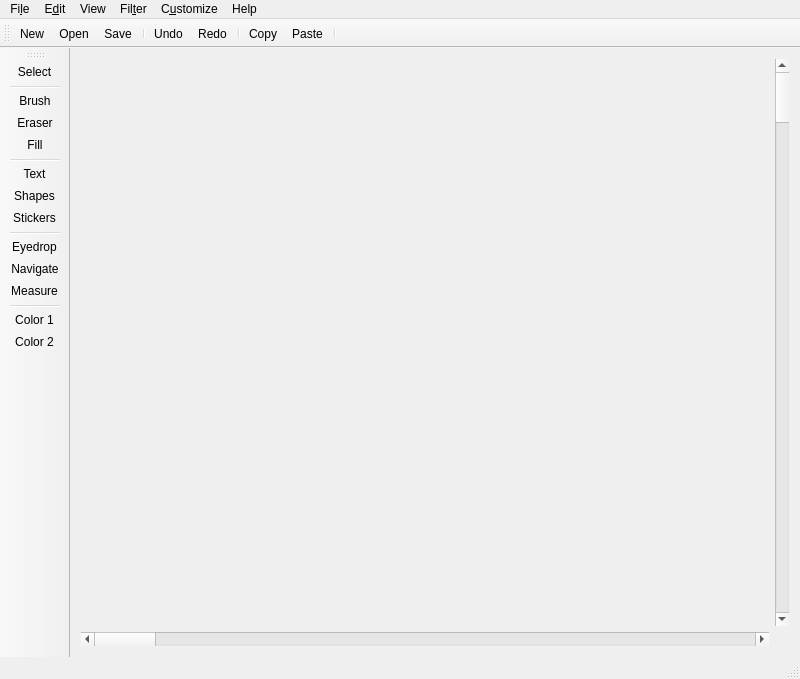
<?xml version="1.0" encoding="UTF-8"?>
<ui version="4.0">
 <class>DocumentView</class>
 <widget class="QMainWindow" name="DocumentView">
  <property name="geometry">
   <rect>
    <x>0</x>
    <y>0</y>
    <width>800</width>
    <height>679</height>
   </rect>
  </property>
  <property name="sizePolicy">
   <sizepolicy hsizetype="Preferred" vsizetype="Minimum">
    <horstretch>0</horstretch>
    <verstretch>0</verstretch>
   </sizepolicy>
  </property>
  <property name="windowTitle">
   <string>Addle</string>
  </property>
  <widget class="QWidget" name="centralWidget">
   <layout class="QGridLayout" name="gridLayout_4">
    <item row="0" column="0">
     <layout class="QGridLayout" name="viewPortLayout">
      <item row="0" column="1">
       <widget class="QScrollBar" name="viewPortVerticalScrollBar">
        <property name="orientation">
         <enum>Qt::Vertical</enum>
        </property>
       </widget>
      </item>
      <item row="1" column="0">
       <widget class="QScrollBar" name="viewPortHorizontalScrollBar">
        <property name="orientation">
         <enum>Qt::Horizontal</enum>
        </property>
       </widget>
      </item>
     </layout>
    </item>
   </layout>
  </widget>
  <widget class="QMenuBar" name="menuBar">
   <property name="geometry">
    <rect>
     <x>0</x>
     <y>0</y>
     <width>800</width>
     <height>30</height>
    </rect>
   </property>
   <widget class="QMenu" name="menuFile">
    <property name="title">
     <string>Fi&amp;le</string>
    </property>
    <addaction name="actionNew"/>
    <addaction name="actionOpen"/>
    <addaction name="actionSave"/>
    <addaction name="actionSave_As"/>
    <addaction name="separator"/>
    <addaction name="actionPrint"/>
   </widget>
   <widget class="QMenu" name="menuEdit">
    <property name="title">
     <string>E&amp;dit</string>
    </property>
    <addaction name="actionUndo"/>
    <addaction name="actionRedo"/>
    <addaction name="separator"/>
    <addaction name="actionCopy"/>
    <addaction name="actionCut"/>
    <addaction name="actionPaste"/>
    <addaction name="actionPaste_as_Layer"/>
    <addaction name="actionDelete"/>
    <addaction name="separator"/>
    <addaction name="actionImport"/>
    <addaction name="actionExport"/>
    <addaction name="separator"/>
    <addaction name="actionScale_Rotate"/>
    <addaction name="actionCrop_to_Selection"/>
   </widget>
   <widget class="QMenu" name="menuView">
    <property name="title">
     <string>View</string>
    </property>
    <addaction name="separator"/>
    <addaction name="actionAdvanced_Tools"/>
    <addaction name="actionLayers_2"/>
    <addaction name="actionColor_Pallete"/>
   </widget>
   <widget class="QMenu" name="menuHelp">
    <property name="title">
     <string>Help</string>
    </property>
    <addaction name="actionHelp"/>
    <addaction name="actionAbout"/>
   </widget>
   <widget class="QMenu" name="menuFilter">
    <property name="title">
     <string>Fil&amp;ter</string>
    </property>
    <addaction name="actionInvert_colors"/>
    <addaction name="actionBlur"/>
    <addaction name="actionSharpen"/>
    <addaction name="actionHLS_Adjust"/>
    <addaction name="actionBrightness_Contrast"/>
   </widget>
   <widget class="QMenu" name="menuCustomize">
    <property name="title">
     <string>C&amp;ustomize</string>
    </property>
    <addaction name="actionSticker_Packs"/>
    <addaction name="actionColor_Palettes"/>
    <addaction name="separator"/>
    <addaction name="actionPreferences_2"/>
   </widget>
   <addaction name="menuFile"/>
   <addaction name="menuEdit"/>
   <addaction name="menuView"/>
   <addaction name="menuFilter"/>
   <addaction name="menuCustomize"/>
   <addaction name="menuHelp"/>
  </widget>
  <widget class="QStatusBar" name="statusBar"/>
  <widget class="QToolBar" name="toolBar">
   <property name="windowTitle">
    <string>toolBar</string>
   </property>
   <attribute name="toolBarArea">
    <enum>TopToolBarArea</enum>
   </attribute>
   <attribute name="toolBarBreak">
    <bool>false</bool>
   </attribute>
   <addaction name="actionNew"/>
   <addaction name="actionOpen"/>
   <addaction name="actionSave"/>
   <addaction name="separator"/>
   <addaction name="actionUndo"/>
   <addaction name="actionRedo"/>
   <addaction name="separator"/>
   <addaction name="actionCopy"/>
   <addaction name="actionPaste"/>
   <addaction name="separator"/>
  </widget>
  <widget class="QToolBar" name="toolBar_3">
   <property name="windowTitle">
    <string>toolBar_3</string>
   </property>
   <attribute name="toolBarArea">
    <enum>LeftToolBarArea</enum>
   </attribute>
   <attribute name="toolBarBreak">
    <bool>false</bool>
   </attribute>
   <addaction name="action_toolselect_select"/>
   <addaction name="separator"/>
   <addaction name="action_toolselect_brush"/>
   <addaction name="action_toolselect_eraser"/>
   <addaction name="action_toolselect_fill"/>
   <addaction name="separator"/>
   <addaction name="action_toolselect_text"/>
   <addaction name="action_toolselect_shapes"/>
   <addaction name="action_toolselect_stickers"/>
   <addaction name="separator"/>
   <addaction name="action_toolselect_eyedrop"/>
   <addaction name="action_toolselect_navigate"/>
   <addaction name="action_toolselect_measure"/>
   <addaction name="separator"/>
   <addaction name="action_Color_1"/>
   <addaction name="actionColor_2"/>
  </widget>
  <action name="actionUndo">
   <property name="text">
    <string>&amp;Undo</string>
   </property>
  </action>
  <action name="actionRedo">
   <property name="text">
    <string>&amp;Redo</string>
   </property>
  </action>
  <action name="actionCopy">
   <property name="text">
    <string>&amp;Copy</string>
   </property>
  </action>
  <action name="actionCut">
   <property name="text">
    <string>Cut</string>
   </property>
  </action>
  <action name="actionPaste">
   <property name="text">
    <string>&amp;Paste</string>
   </property>
  </action>
  <action name="actionNew">
   <property name="text">
    <string>&amp;New</string>
   </property>
  </action>
  <action name="actionOpen">
   <property name="text">
    <string>&amp;Open</string>
   </property>
  </action>
  <action name="actionSave">
   <property name="text">
    <string>&amp;Save</string>
   </property>
  </action>
  <action name="actionSave_As">
   <property name="text">
    <string>Sa&amp;ve As</string>
   </property>
  </action>
  <action name="actionPreferences">
   <property name="text">
    <string>Preferences</string>
   </property>
  </action>
  <action name="actionPreferences_2">
   <property name="text">
    <string>Pr&amp;eferences...</string>
   </property>
  </action>
  <action name="actionReset">
   <property name="text">
    <string>&amp;Reset View</string>
   </property>
  </action>
  <action name="actionReset_Rotation">
   <property name="text">
    <string>R&amp;eset Rotation</string>
   </property>
  </action>
  <action name="actionZoom_to_Fit">
   <property name="text">
    <string>&amp;Zoom to Fit</string>
   </property>
  </action>
  <action name="action_turntableCcw">
   <property name="text">
    <string>Rotate Left</string>
   </property>
  </action>
  <action name="action_turntableCw">
   <property name="text">
    <string>Rotate Right</string>
   </property>
  </action>
  <action name="action_toolselect_brush">
   <property name="checkable">
    <bool>false</bool>
   </property>
   <property name="text">
    <string>Brush</string>
   </property>
  </action>
  <action name="action_toolselect_shapes">
   <property name="checkable">
    <bool>false</bool>
   </property>
   <property name="text">
    <string>Shapes</string>
   </property>
  </action>
  <action name="action_toolselect_select">
   <property name="checkable">
    <bool>false</bool>
   </property>
   <property name="text">
    <string>Select</string>
   </property>
  </action>
  <action name="actionHelp">
   <property name="text">
    <string>&amp;Help</string>
   </property>
  </action>
  <action name="actionAbout">
   <property name="text">
    <string>&amp;About</string>
   </property>
  </action>
  <action name="action_toolselect_eraser">
   <property name="checkable">
    <bool>false</bool>
   </property>
   <property name="text">
    <string>Eraser</string>
   </property>
  </action>
  <action name="actionNavigat">
   <property name="text">
    <string>&amp;Navigator</string>
   </property>
  </action>
  <action name="actionLayers">
   <property name="text">
    <string>&amp;Layers</string>
   </property>
  </action>
  <action name="actionColor_Wheel">
   <property name="text">
    <string>&amp;Colors</string>
   </property>
  </action>
  <action name="actionCrop">
   <property name="text">
    <string>Crop</string>
   </property>
  </action>
  <action name="action_toolselect_navigate">
   <property name="checkable">
    <bool>false</bool>
   </property>
   <property name="text">
    <string>Navigate</string>
   </property>
  </action>
  <action name="action_toolselect_measure">
   <property name="checkable">
    <bool>false</bool>
   </property>
   <property name="text">
    <string>Measure</string>
   </property>
  </action>
  <action name="action_toolselect_fill">
   <property name="checkable">
    <bool>false</bool>
   </property>
   <property name="text">
    <string>Fill</string>
   </property>
  </action>
  <action name="action_toolselect_text">
   <property name="checkable">
    <bool>false</bool>
   </property>
   <property name="text">
    <string>Text</string>
   </property>
  </action>
  <action name="action_toolselect_eyedrop">
   <property name="checkable">
    <bool>false</bool>
   </property>
   <property name="text">
    <string>Eyedrop</string>
   </property>
  </action>
  <action name="actionImport">
   <property name="text">
    <string>&amp;Import...</string>
   </property>
  </action>
  <action name="actionExport">
   <property name="text">
    <string>&amp;Export...</string>
   </property>
  </action>
  <action name="actionPaste_as_Layer">
   <property name="text">
    <string>Paste as &amp;Layer</string>
   </property>
  </action>
  <action name="actionPrint">
   <property name="text">
    <string>&amp;Print</string>
   </property>
  </action>
  <action name="actionAdvanced_Tools">
   <property name="text">
    <string>&amp;Navigator</string>
   </property>
  </action>
  <action name="actionInvert_colors">
   <property name="text">
    <string>&amp;Invert colors</string>
   </property>
  </action>
  <action name="actionBlur">
   <property name="text">
    <string>&amp;Blur</string>
   </property>
  </action>
  <action name="actionSharpen">
   <property name="text">
    <string>&amp;Sharpen</string>
   </property>
  </action>
  <action name="actionHLS_Adjust">
   <property name="text">
    <string>&amp;HLS Adjust</string>
   </property>
  </action>
  <action name="actionBrightness_Contrast">
   <property name="text">
    <string>Brightness / &amp;Contrast</string>
   </property>
  </action>
  <action name="actionScale_Rotate">
   <property name="text">
    <string>&amp;Scale / Rotate</string>
   </property>
  </action>
  <action name="actionCrop_to_Selection">
   <property name="text">
    <string>Cr&amp;op</string>
   </property>
  </action>
  <action name="actionSticker_Packs">
   <property name="text">
    <string>&amp;Sticker Packs</string>
   </property>
  </action>
  <action name="actionColor_Palettes">
   <property name="text">
    <string>&amp;Color Palettes</string>
   </property>
  </action>
  <action name="action_toolselect_stickers">
   <property name="checkable">
    <bool>false</bool>
   </property>
   <property name="text">
    <string>Stickers</string>
   </property>
  </action>
  <action name="actionDelete">
   <property name="text">
    <string>&amp;Delete</string>
   </property>
  </action>
  <action name="actionColor_Pallete">
   <property name="text">
    <string>&amp;Color Pallete</string>
   </property>
  </action>
  <action name="actionLayers_2">
   <property name="text">
    <string>&amp;Layers</string>
   </property>
  </action>
  <action name="action_Color_1">
   <property name="text">
    <string> Color 1</string>
   </property>
  </action>
  <action name="actionColor_2">
   <property name="text">
    <string>Color 2</string>
   </property>
  </action>
  <action name="action_zoomIn">
   <property name="text">
    <string>Zoom In</string>
   </property>
  </action>
  <action name="action_zoomOut">
   <property name="text">
    <string>Zoom Out</string>
   </property>
  </action>
 </widget>
 <layoutdefault spacing="6" margin="11"/>
 <resources/>
 <connections/>
</ui>
